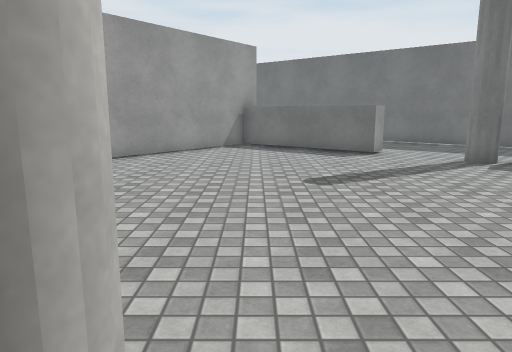
[1] (above)

24 first-person views from a walk through a Unity game level. The camera is 1.4 m above the floor, tilts 10° down and sees 70° across. The floor is counted in squares, 1 m on a side. Each view is taken from the middle of a square. On the plan, view 1 faces up. The plan holds only what a view shows up to about 16 squares ahead; the rest is blank. The place goes on beyond the plan. The player character is not drawn. Door leaves are left out, so doorways stand open. Surface patterns are stand-ins for the level's own textures.

[2]
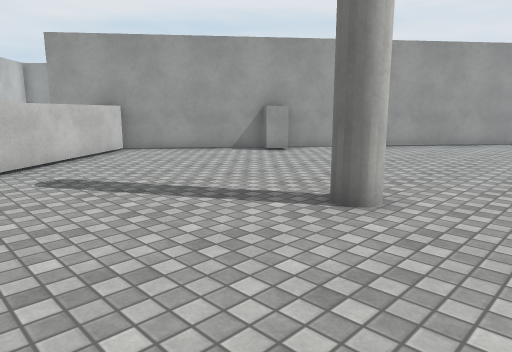

[3]
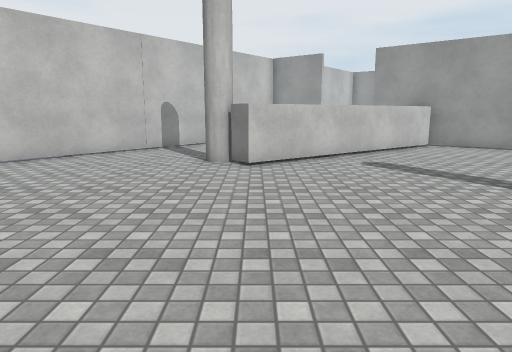

[4]
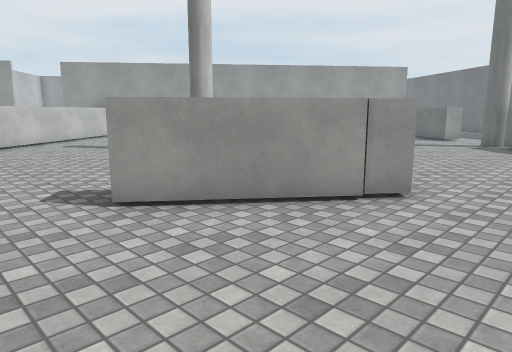

[5]
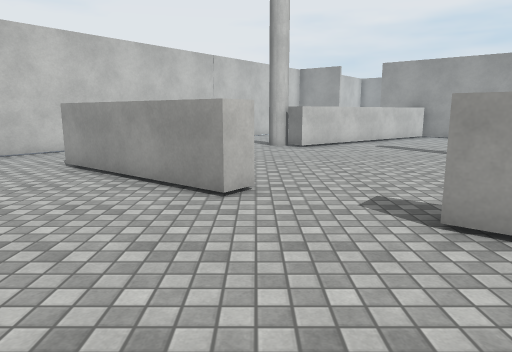

[6]
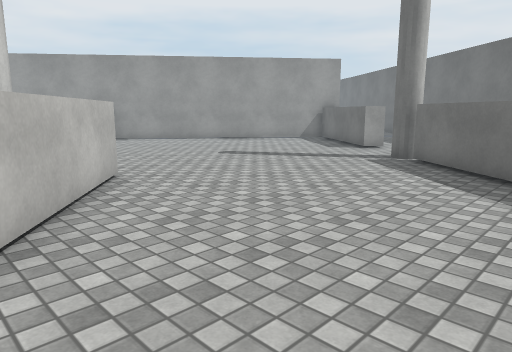

[7]
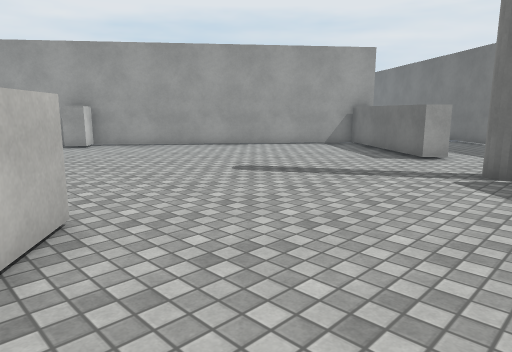

[8]
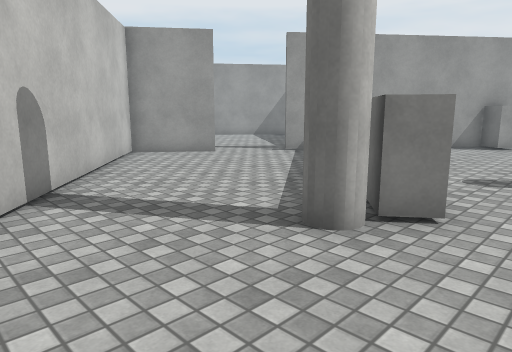

[9]
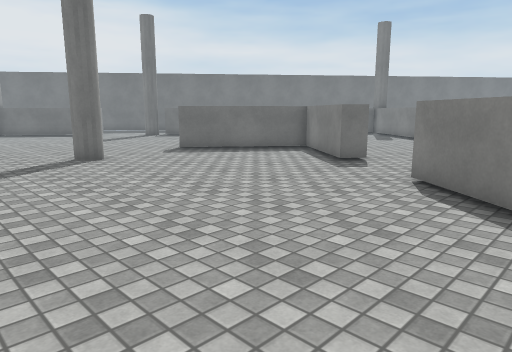

[10]
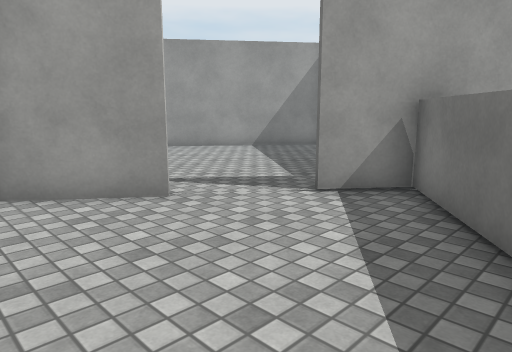

[11]
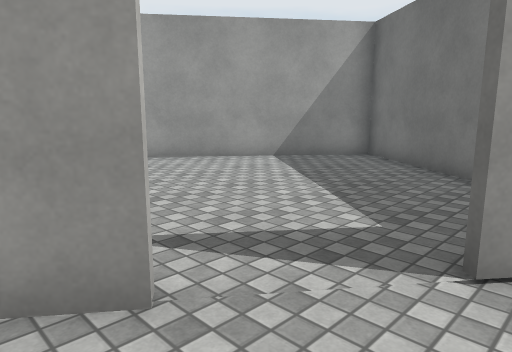

[12]
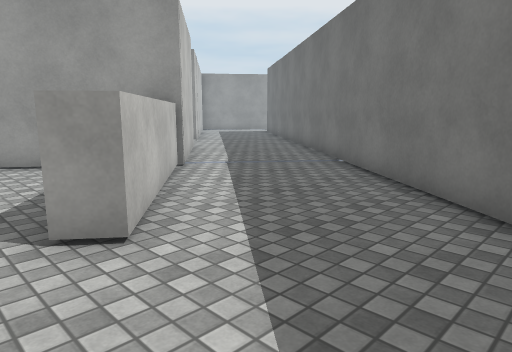

[13]
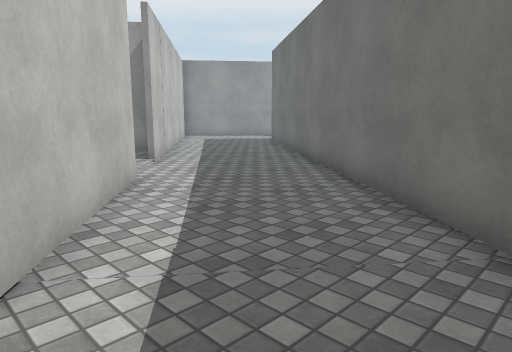

[14]
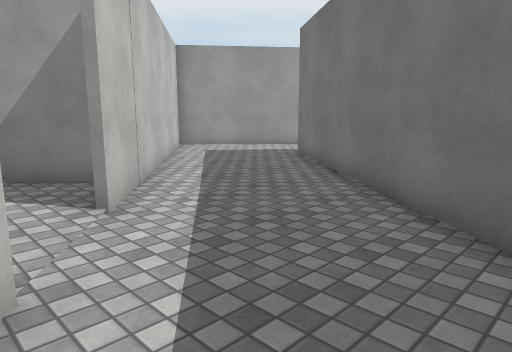

[15]
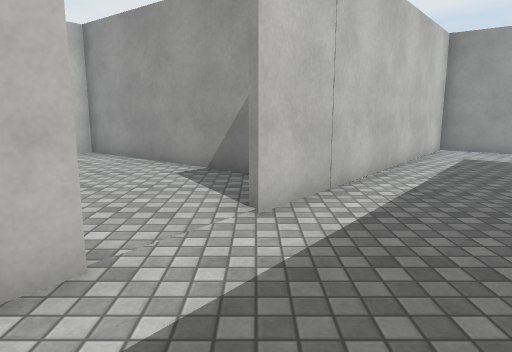

[16]
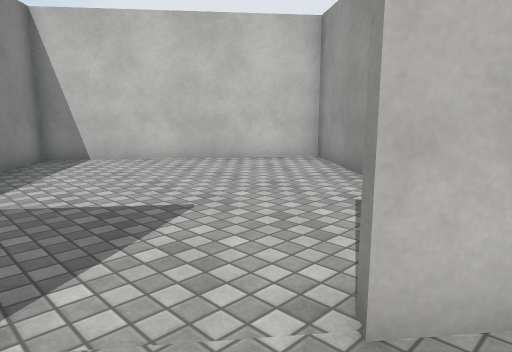

[17]
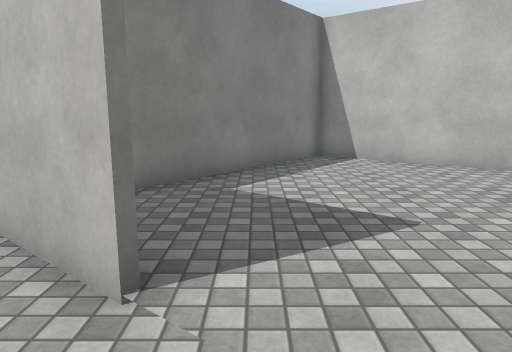

[18]
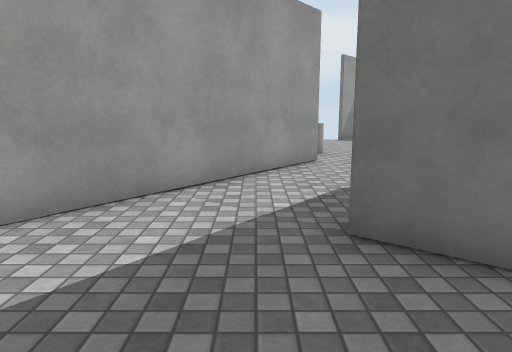

[19]
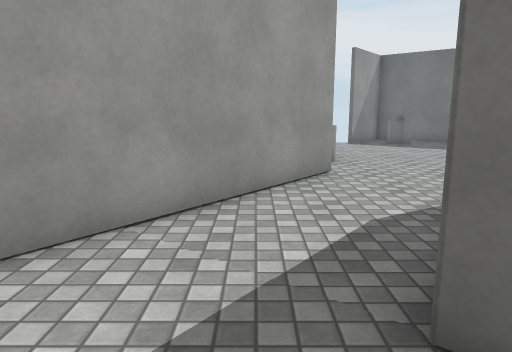

[20]
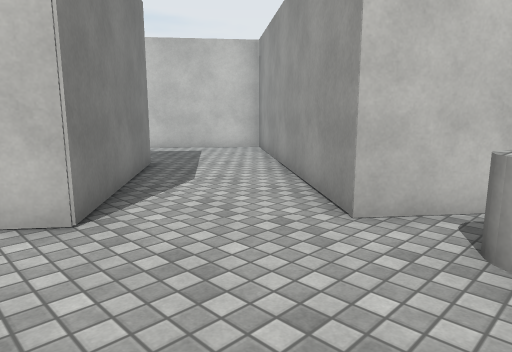

[21]
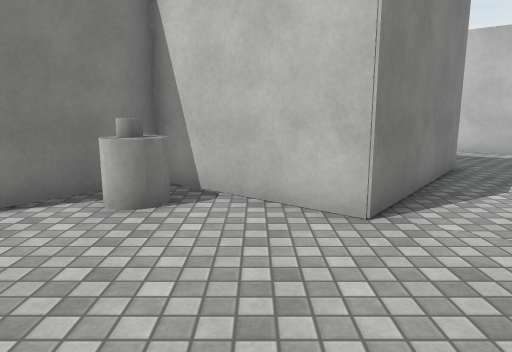

[22]
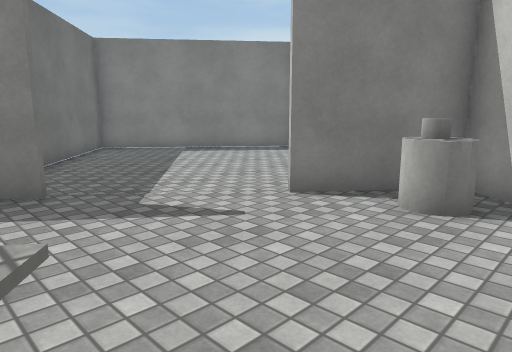

[23]
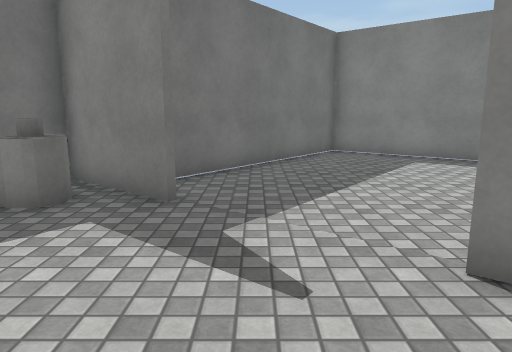

[24]
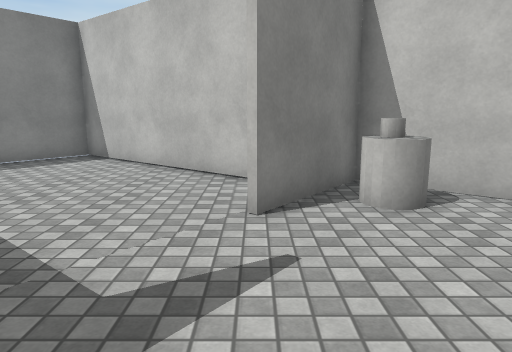

### Floor plan
Points are (right, up) in squares from view 1. A wall is a line through its corners. A room is listed if a view was taken in it or the views show most of it. See-through windows are left out.
Room 1 (views 1, 2, 3, 4, 5, 6, 7, 8, 9, 10, 11)
walls: (3.2, 2.5) (6.8, -0.3); (7.8, -1) (4.8, -4.8) (4.1, -4.3) (6.6, -1.2) (2.7, 1.8); (0.8, -9.1) (2.5, -7) (3.1, -7.5) (-0.1, -11.5); (-9.6, -1.1) (-11.6, 1.6); (-7.5, 7.1) (-12.7, 0.2); (-11, 2.1) (-5.5, -5.2) (-6.1, -5.7) (-6.7, -4.9); (9.7, 7.5) (6.9, 9.7); (4.5, 12.8) (3.9, 12.1) (-0.5, 15.5); (-14.2, -1.8) (-16, -4.1) (-6.6, -11.5); (-0.2, 16.6) (-7.2, 7.5)
ways out: opening at (5, 11.3) to room 2; opening at (-14.5, -0.5)
objects: white block (-7, 6) to (-7, 7)
Room 2 (views 12, 13, 14, 15, 16, 17, 18, 19)
walls: (-4, 19.5) (4.5, 12.8); (9.9, 14.1) (-9, 29) (-5.5, 33.4); (-8.2, 35.6) (-14.4, 27.7) (-5.9, 21)
ways out: opening at (5, 11.3) to room 1; opening at (-6, 34.7) to room 3; opening at (-4.5, 20) to room 4
Room 3 (views 20, 21, 22, 23, 24)
walls: (2.5, 36.3) (4.3, 38.6); (0.2, 30.3) (5.4, 26.2) (10.2, 32.3) (4.6, 36.7); (-5.5, 33.4) (-2, 30.7) (0, 33.2); (-10, 37) (-8.2, 35.6)
ways out: opening at (-6, 34.7) to room 2
objects: white cylinder (-9, 37) to (-8, 38); white cylinder (-2, 32) to (-2, 33); white cylinder (2, 38); white cylinder (3, 38)
Room 4 (no view inside)
walls: (-7.9, 22.1) (-13.1, 15.6) (-6.9, 10.7) (-2.8, 15.8)
ways out: opening at (-4.5, 20) to room 2

Where each view was taken, in squares from view 1:
view 1: 0 up, 0 right, facing up
view 2: 4 down, 2 right, facing up-left
view 3: 5 down, 4 right, facing left
view 4: 7 down, 10 right, facing up-left
view 5: 7 down, 9 right, facing left
view 6: 1 down, 11 right, facing up-left
view 7: 1 up, 8 right, facing up-left
view 8: 10 down, 4 left, facing up-left
view 9: 10 down, 5 left, facing up-right
view 10: 5 down, 9 left, facing up-left
view 11: 3 down, 12 left, facing up-left
view 12: 11 up, 8 right, facing up-left
view 13: 16 up, 3 right, facing up-left
view 14: 19 up, 1 left, facing up-left
view 15: 21 up, 1 left, facing left
view 16: 22 up, 4 left, facing down-left
view 17: 22 up, 5 left, facing down
view 18: 25 up, 10 left, facing up
view 19: 27 up, 10 left, facing up
view 20: 38 up, 4 left, facing down-left
view 21: 38 up, 4 left, facing down
view 22: 38 up, 4 left, facing down-right
view 23: 35 up, 3 left, facing right
view 24: 38 up, 0 right, facing down
